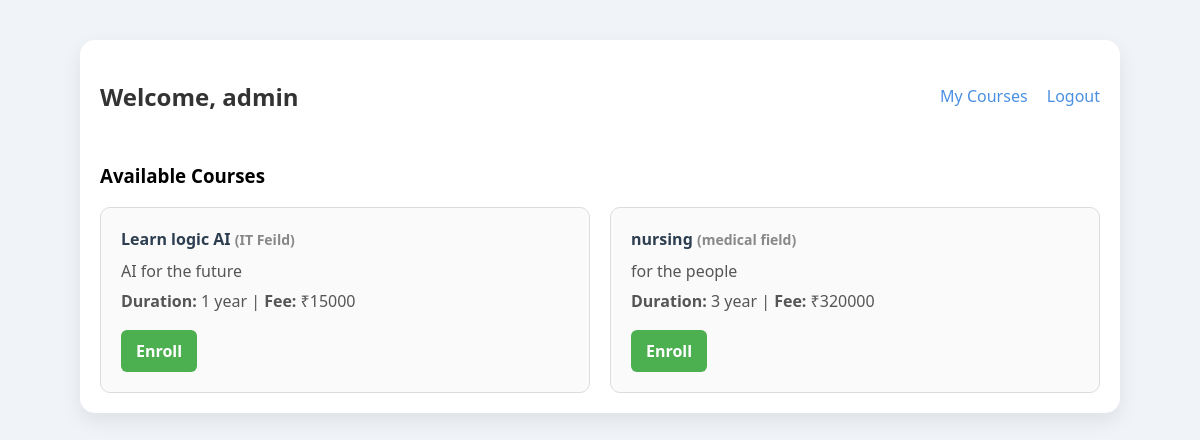
Screenshot of /student-dashboard (signed in) with the database file from the repository.
### tables this page shows
CREATE TABLE courses (
                        id INTEGER PRIMARY KEY,
                        name TEXT,
                        description TEXT,
                        duration TEXT,
                        fee INTEGER,
                        category_id INTEGER,
                        FOREIGN KEY (category_id) REFERENCES categories(id));

CREATE TABLE categories (
                        id INTEGER PRIMARY KEY,
                        name TEXT);

### app.py (the view)
@app.route('/student-dashboard')
def student_dashboard():
    if 'student_id' not in session:
        return redirect(url_for('login'))
    with get_db() as conn:
        courses = conn.execute("SELECT courses.*, categories.name as category FROM courses LEFT JOIN categories ON courses.category_id = categories.id").fetchall()
    return render_template('student_dashboard.html', courses=courses)

### app.py (called while the page is built)
def get_db():
    conn = sqlite3.connect(DATABASE)
    conn.row_factory = sqlite3.Row
    return conn

### templates/student_dashboard.html (shortened to what this page needs)
<!DOCTYPE html>
<html lang="en">
<head>
  <link rel="stylesheet" href="{{ url_for('static', filename='style5.css') }}">
</head>
<body class="dashboard-page">
  <div class="dashboard-container">
    <header>
      <h2>Welcome, {{ session['student_name'] }}</h2>
      <nav>
        <a href="/my-courses">My Courses</a>
        <a href="/logout">Logout</a>
      </nav>
    </header>
    <section>
      <h3>Available Courses</h3>
      <div class="courses-grid">
        {% for course in courses %}
          <div class="course-card">
            <h4>{{ course['name'] }} <span class="category">({{ course['category'] }})</span></h4>
            <p>{{ course['description'] }}</p>
            <p><strong>Duration:</strong> {{ course['duration'] }} | <strong>Fee:</strong> ₹{{ course['fee'] }}</p>
            <a class="enroll-btn" href="/enroll/{{ course['id'] }}">Enroll</a>
          </div>
        {% endfor %}
      </div>
    </section>
  </div>
</body>
</html>

### static/style5.css (style rules this page uses)
body { margin: 0; padding: 0; font-family: 'Segoe UI', Tahoma, Geneva, Verdana, sans-serif; background: #f0f4f8; }
.dashboard-container { max-width: 1000px; margin: 40px auto; padding: 20px; background: white; border-radius: 15px; box-shadow: 0px 8px 20px rgba(0, 0, 0, 0.08); }
header { display: flex; justify-content: space-between; align-items: center; flex-wrap: wrap; margin-bottom: 30px; }
header h2 { color: #333; }
nav a { text-decoration: none; margin-left: 15px; color: #4a90e2; font-weight: 500; }
.courses-grid { display: grid; grid-template-columns: repeat(auto-fit, minmax(280px, 1fr)); gap: 20px; }
.course-card { border: 1px solid #dcdcdc; padding: 20px; border-radius: 10px; background: #fafafa; transition: box-shadow 0.3s ease; }
.course-card h4 { margin: 0 0 10px; color: #2c3e50; }
.category { font-size: 14px; color: #888; }
.course-card p { margin: 8px 0; color: #555; }
.enroll-btn { display: inline-block; margin-top: 10px; padding: 10px 15px; background-color: #4caf50; color: white; border-radius: 6px; text-decoration: none; font-weight: bold; }

### rows the page displays
courses: name "Learn logic AI", category "IT Feild", description "AI for the future", duration "1 year", fee "15000"
courses: name "nursing", category "medical field", description "for the people", duration "3 year", fee "320000"

### other values shown
{{ session['student_name'] }} "admin"
